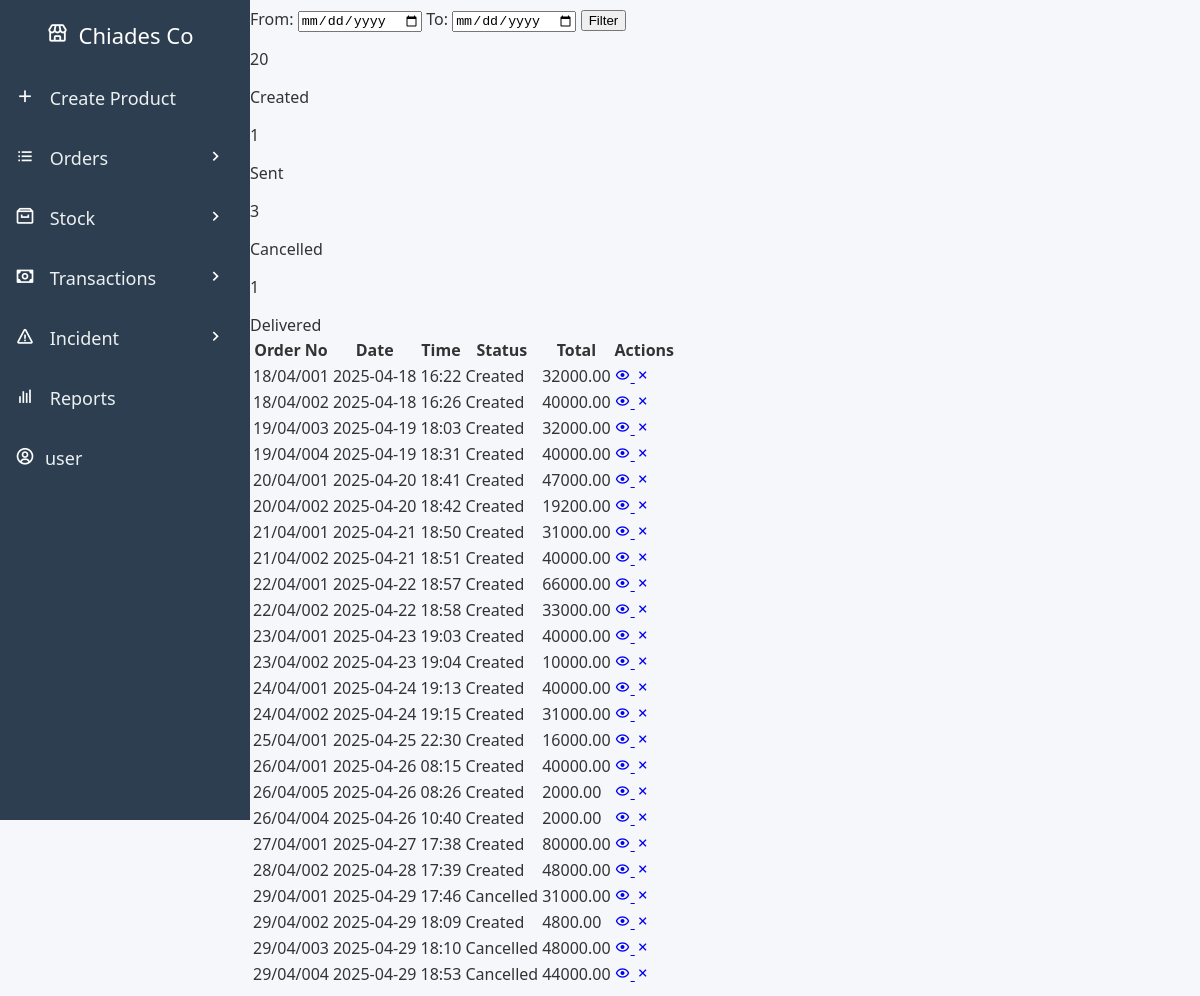
The page /orders00.php (signed in) on the database its author committed.
### tables this page shows
CREATE TABLE `orders` (
  `order_id` int(11) NOT NULL,
  `orderNo` varchar(255) DEFAULT NULL,
  `company_id` int(100) NOT NULL,
  `created_by` int(100) NOT NULL,
  `total` decimal(10,2) NOT NULL,
  `time` datetime DEFAULT current_timestamp(),
  `status` enum('created','sent','delivered','cancelled') DEFAULT 'created',
  `customer_name` varchar(255) NOT NULL,
  `profit` decimal(10,2) NOT NULL
);

### orders00.php (the view, shortened to what this page needs)
<?php
include('db_connection.php');
$whereClause = "";
if (isset($_POST['from_date']) && isset($_POST['to_date'])) {
    $from_date = $_POST['from_date'];
    $to_date = $_POST['to_date'];
    $whereClause = "AND time BETWEEN '$from_date' AND '$to_date' AND company_id = {$_SESSION['company_id']}";
} else {
    $whereClause = "AND company_id = {$_SESSION['company_id']}";
}
$queryStatusCounts = "
    SELECT status, COUNT(*) AS count
    FROM orders
    WHERE company_id = {$_SESSION['company_id']}
    $whereClause
    GROUP BY status";
$resultStatusCounts = mysqli_query($conn, $queryStatusCounts);
$orderCounts = [
    'created' => 0,
    'sent' => 0,
    'cancelled' => 0,
    'delivered' => 0
];
while ($row = mysqli_fetch_assoc($resultStatusCounts)) {
    $orderCounts[$row['status']] = $row['count'];
}
$queryOrders = "
    SELECT *
    FROM orders
    WHERE company_id = {$_SESSION['company_id']}
    AND order_id IN (
        SELECT MAX(order_id)
        FROM orders
        WHERE company_id = {$_SESSION['company_id']}
        GROUP BY orderNo
    )
    $whereClause";
$resultOrders = mysqli_query($conn, $queryOrders);
function determineOrderStatus($orderId, $conn) {
    $itemStatusQuery = "
        SELECT status, COUNT(*) AS count
        FROM order_items
        WHERE order_id = $orderId
        GROUP BY status
        ORDER BY count DESC";
    $itemStatusResult = mysqli_query($conn, $itemStatusQuery);
    if (mysqli_num_rows($itemStatusResult) == 1) {
        $singleStatusRow = mysqli_fetch_assoc($itemStatusResult);
        return $singleStatusRow['status'];
    } else {
        $row = mysqli_fetch_assoc($itemStatusResult);
        return $row['status'];
    }
}
?>
<!DOCTYPE html>
<html lang="en">
<head>
    <link rel="stylesheet" href="css/sidebar.css">
    <link rel="stylesheet" href="css/orders.css">
    <link href="https://unpkg.com/boxicons@2.0.7/css/boxicons.min.css" rel="stylesheet">
</head>
<body>
    <div class="content">
        <div class="filter-container">
            <form method="POST" action="orders.php">
                <label for="from_date">From:</label>
                <input type="date" id="from_date" name="from_date" required>
                <label for="to_date">To:</label>
                <input type="date" id="to_date" name="to_date" required>
                <button type="submit" class="btn-filter">Filter</button>
            </form>
        </div>
        <div class="summary-tiles">
            <div class="tile created">
                <p><?php echo $orderCounts['created']; ?></p>
                <span>Created</span>
            </div>
            <div class="tile sent">
                <p><?php echo $orderCounts['sent']; ?></p>
                <span>Sent</span>
            </div>
            <div class="tile cancelled">
                <p><?php echo $orderCounts['cancelled']; ?></p>
                <span>Cancelled</span>
            </div>
            <div class="tile delivered">
                <p><?php echo $orderCounts['delivered']; ?></p>
                <span>Delivered</span>
            </div>
        </div>
        <table class="orders-table">
            <thead>
                <tr>
                    <th>Order No</th>
                    <th>Date</th>
                    <th>Time</th>
                    <th>Status</th>
                    <th>Total</th>
                    <th>Actions</th>
                </tr>
            </thead>
            <tbody>
            <?php
                if (mysqli_num_rows($resultOrders) > 0) {
                    while ($row = mysqli_fetch_assoc($resultOrders)) {
                        $orderStatus = determineOrderStatus($row['order_id'], $conn);
                        if ($row['status'] != $orderStatus) {
                            $updateOrderStatus = "UPDATE orders SET status='$orderStatus' WHERE order_id=" . $row['order_id'];
                            mysqli_query($conn, $updateOrderStatus);
                        }
                        $time = date("H:i", strtotime($row['time']));
                        $date = date("Y-m-d", strtotime($row['time']));
                        echo "<tr>";
                        echo "<td>" . ($row['orderNo'] ?? $row['order_id']) . "</td>";
                        echo "<td>" . $date . "</td>";
                        echo "<td>" . $time . "</td>";
                        echo "<td class='" . $orderStatus . "'>" . ucfirst($orderStatus) . "</td>";
                        echo "<td>" . $row['total'] . "</td>";
                        echo "<td>
                                <a href='view-order.php?order_id=" . $row['order_id'] . "' class='action-icon view'>
                                    <i class='bx bx-show'></i>
                                </a>
                                <a href='cancel-order.php?order_id=" . $row['order_id'] . "' class='action-icon delete'>
                                    <i class='bx bx-x'></i>
                                </a>
                            </td>";
                        echo "</tr>";
                    }
                } else {
                    echo "<tr><td colspan='6'>No orders found</td></tr>";
                }
            ?>
            </tbody>
        </table>
    </div>
</body>
</html>

### css/orders.css (style rules this page uses)
:root { --primary: #4361ee; --secondary: #3f37c9; --success: #4cc9f0; --danger: #f72585; --warning: #f8961e; --info: #4895ef; --light: #f8f9fa; --dark: #212529; --white: #ffffff; --gray: #6c757d; --gray-light: #e9ecef; }
body { font-family: 'Segoe UI', Tahoma, Geneva, Verdana, sans-serif; background-color: #f5f7fa; margin-left: 250px; padding: 0; color: #333; }

### rows shown on the page
orders: orderNo "18/04/001", time "2025-04-18", time "16:22", orderStatus "Created", total "32000.00"
orders: orderNo "18/04/002", time "2025-04-18", time "16:26", orderStatus "Created", total "40000.00"
orders: orderNo "19/04/003", time "2025-04-19", time "18:03", orderStatus "Created", total "32000.00"
orders: orderNo "19/04/004", time "2025-04-19", time "18:31", orderStatus "Created", total "40000.00"
orders: orderNo "20/04/001", time "2025-04-20", time "18:41", orderStatus "Created", total "47000.00"
orders: orderNo "20/04/002", time "2025-04-20", time "18:42", orderStatus "Created", total "19200.00"
orders: orderNo "21/04/001", time "2025-04-21", time "18:50", orderStatus "Created", total "31000.00"
orders: orderNo "21/04/002", time "2025-04-21", time "18:51", orderStatus "Created", total "40000.00"
orders: orderNo "22/04/001", time "2025-04-22", time "18:57", orderStatus "Created", total "66000.00"
orders: orderNo "22/04/002", time "2025-04-22", time "18:58", orderStatus "Created", total "33000.00"
orders: orderNo "23/04/001", time "2025-04-23", time "19:03", orderStatus "Created", total "40000.00"
orders: orderNo "23/04/002", time "2025-04-23", time "19:04", orderStatus "Created", total "10000.00"
orders: orderNo "24/04/001", time "2025-04-24", time "19:13", orderStatus "Created", total "40000.00"
orders: orderNo "24/04/002", time "2025-04-24", time "19:15", orderStatus "Created", total "31000.00"
orders: orderNo "25/04/001", time "2025-04-25", time "22:30", orderStatus "Created", total "16000.00"
orders: orderNo "26/04/001", time "2025-04-26", time "08:15", orderStatus "Created", total "40000.00"
orders: orderNo "26/04/005", time "2025-04-26", time "08:26", orderStatus "Created", total "2000.00"
orders: orderNo "26/04/004", time "2025-04-26", time "10:40", orderStatus "Created", total "2000.00"
orders: orderNo "27/04/001", time "2025-04-27", time "17:38", orderStatus "Created", total "80000.00"
orders: orderNo "28/04/002", time "2025-04-28", time "17:39", orderStatus "Created", total "48000.00"
orders: orderNo "29/04/001", time "2025-04-29", time "17:46", orderStatus "Cancelled", total "31000.00"
orders: orderNo "29/04/002", time "2025-04-29", time "18:09", orderStatus "Created", total "4800.00"
orders: orderNo "29/04/003", time "2025-04-29", time "18:10", orderStatus "Cancelled", total "48000.00"
orders: orderNo "29/04/004", time "2025-04-29", time "18:53", orderStatus "Cancelled", total "44000.00"

### other values the page prints
$orderCounts['created'] "20"
$orderCounts['sent'] "1"
$orderCounts['cancelled'] "3"
$orderCounts['delivered'] "1"
